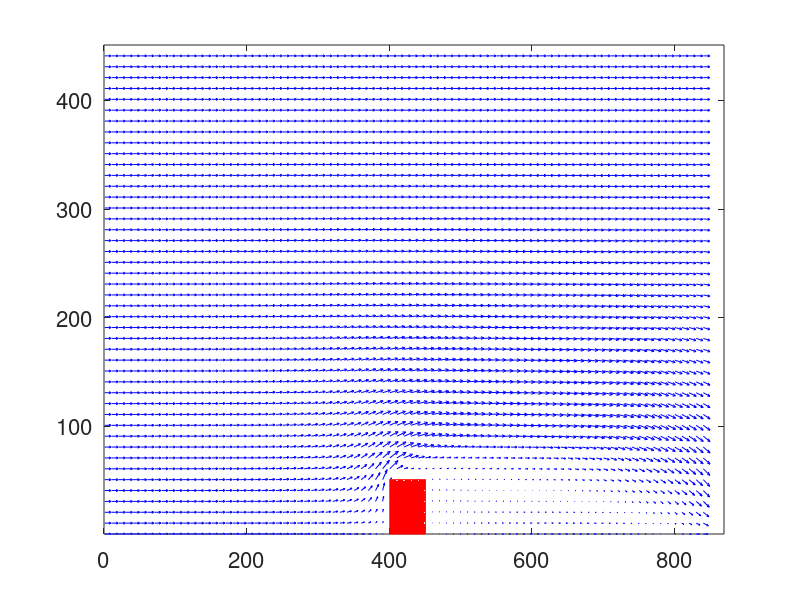

MATLAB code for this plot:
clear all;
data = load('case1_field_200K_step10.dat');
quiver(data(:,1),data(:,2),data(:,3),data(:,4),'b')
hold on
rectangle('position', [401 1 50 50], 'facecolor', 'r','edgecolor', 'r')
axis([0 870 1 451])
set(gca,'FontSize',16)
hold on
saveas(gcf,'Bc1_200','epsc')
